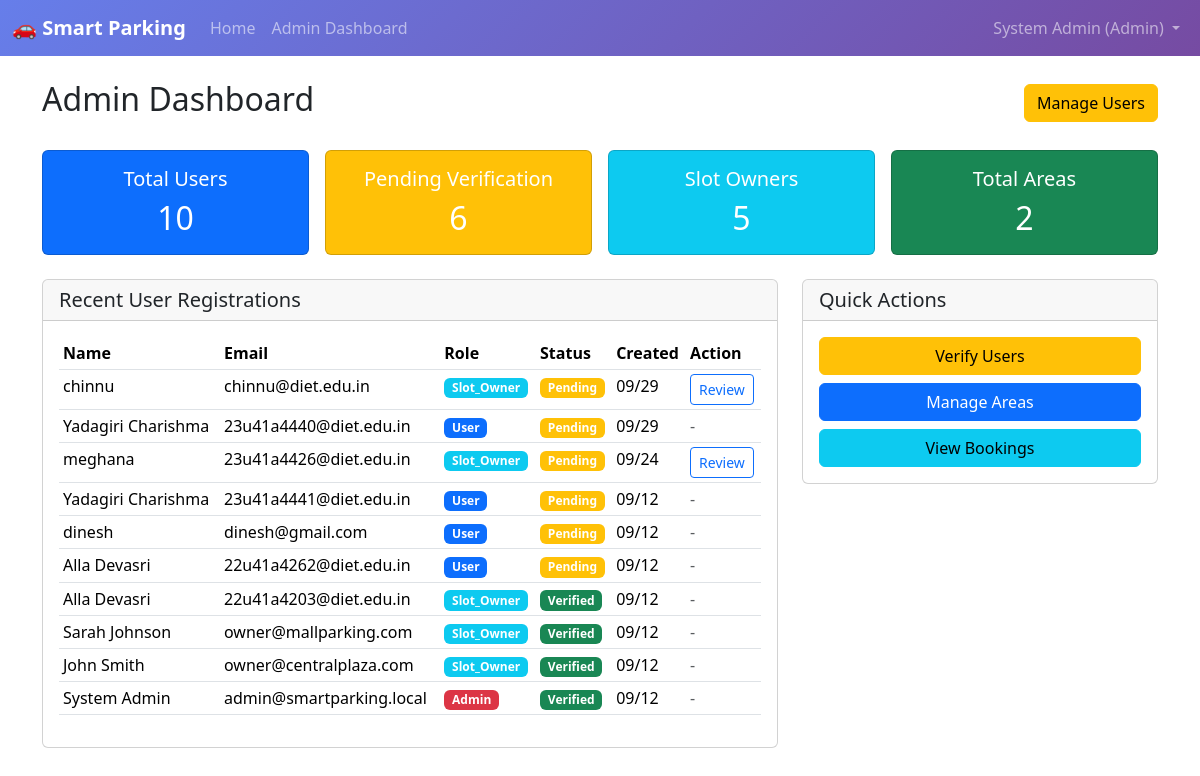
Page /admin/ (signed in) on the committed database.
### app/models.py (models this page shows, shortened)
class TimestampMixin:
    created_at = db.Column(db.DateTime, default=datetime.utcnow, nullable=False)
    updated_at = db.Column(db.DateTime, default=datetime.utcnow, onupdate=datetime.utcnow, nullable=False)

class User(UserMixin, db.Model, TimestampMixin):
    __tablename__ = "users"
    id = db.Column(db.Integer, primary_key=True)
    name = db.Column(db.String(120), nullable=False)
    email = db.Column(db.String(255), unique=True, nullable=False, index=True)
    password_hash = db.Column(db.String(255), nullable=False)
    role = db.Column(db.String(20), default="user", nullable=False)  # 'user', 'slot_owner', 'admin'
    phone = db.Column(db.String(20), nullable=True)
    address = db.Column(db.Text, nullable=True)
    company_name = db.Column(db.String(200), nullable=True)  # For slot owners
    license_number = db.Column(db.String(100), nullable=True)  # For slot owners
    is_verified = db.Column(db.Boolean, default=False, nullable=False)
    profile_image = db.Column(db.String(300), nullable=True)
    bookings = db.relationship("Booking", back_populates="user", cascade="all,delete-orphan")
    owned_areas = db.relationship("ParkingArea", back_populates="owner", cascade="all,delete-orphan")

### app/blueprints/admin.py (the view)
@bp.get("/")
@login_required
def dashboard():
    if getattr(current_user, "role", "user") != "admin":
        flash("Access denied. Admin access required.", "danger")
        return redirect(url_for("parking.index"))
    users = User.query.all()
    areas = ParkingArea.query.all()
    recent_users = User.query.order_by(User.created_at.desc()).limit(10).all()
    return render_template("admin/dashboard.html",
                         users=users,
                         areas=areas,
                         recent_users=recent_users)

### app/blueprints/auth.py (called while the page is built)
@login_manager.user_loader
def load_user(user_id):
    return User.query.get(int(user_id))

### app/templates/admin/dashboard.html (shortened to what this page needs)
{% extends 'base.html' %}
{% block content %}
<div class="d-flex justify-content-between align-items-center mb-4">
  <h2>Admin Dashboard</h2>
  <div>
    <a href="/admin/users" class="btn btn-warning">
       Manage Users
    </a>
  </div>
</div>
<div class="row g-3 mb-4">
  <div class="col-md-3">
    <div class="card bg-primary text-white">
      <div class="card-body text-center">
        <h5 class="card-title">Total Users</h5>
        <h2 class="card-text">{{ users|length }}</h2>
      </div>
    </div>
  </div>
  <div class="col-md-3">
    <div class="card bg-warning text-white">
      <div class="card-body text-center">
        <h5 class="card-title">Pending Verification</h5>
        <h2 class="card-text">{{ users|selectattr('is_verified', 'equalto', false)|list|length }}</h2>
      </div>
    </div>
  </div>
  <div class="col-md-3">
    <div class="card bg-info text-white">
      <div class="card-body text-center">
        <h5 class="card-title">Slot Owners</h5>
        <h2 class="card-text">{{ users|selectattr('role', 'equalto', 'slot_owner')|list|length }}</h2>
      </div>
    </div>
  </div>
  <div class="col-md-3">
    <div class="card bg-success text-white">
      <div class="card-body text-center">
        <h5 class="card-title">Total Areas</h5>
        <h2 class="card-text">{{ areas|length }}</h2>
      </div>
    </div>
  </div>
</div>
<div class="row">
  <div class="col-md-8">
    <div class="card">
      <div class="card-header">
        <h5 class="mb-0">Recent User Registrations</h5>
      </div>
      <div class="card-body">
        <div class="table-responsive">
          <table class="table table-sm">
            <thead>
              <tr>
                <th>Name</th>
                <th>Email</th>
                <th>Role</th>
                <th>Status</th>
                <th>Created</th>
                <th>Action</th>
              </tr>
            </thead>
            <tbody>
              {% for user in recent_users %}
              <tr>
                <td>{{ user.name }}</td>
                <td>{{ user.email }}</td>
                <td>
                  <span class="badge bg-{{ 'primary' if user.role == 'user' else 'info' if user.role == 'slot_owner' else 'danger' }}">
                    {{ user.role.title() }}
                  </span>
                </td>
                <td>
                  {% if user.is_verified %}
                    <span class="badge bg-success">Verified</span>
                  {% else %}
                    <span class="badge bg-warning">Pending</span>
                  {% endif %}
                </td>
                <td>{{ user.created_at.strftime('%m/%d') }}</td>
                <td>
                  {% if not user.is_verified and user.role == 'slot_owner' %}
                    <a href="/admin/users" class="btn btn-sm btn-outline-primary">Review</a>
                  {% else %}
                    <span class="text-muted">-</span>
                  {% endif %}
                </td>
              </tr>
              {% endfor %}
            </tbody>
          </table>
        </div>
      </div>
    </div>
  </div>
  <div class="col-md-4">
    <div class="card">
      <div class="card-header">
        <h5 class="mb-0">Quick Actions</h5>
      </div>
      <div class="card-body">
        <div class="d-grid gap-2">
          <a href="/admin/users" class="btn btn-warning">
             Verify Users
          </a>
          <a href="/admin/areas" class="btn btn-primary">
             Manage Areas
          </a>
          <a href="/admin/bookings" class="btn btn-info">
             View Bookings
          </a>
        </div>
      </div>
    </div>
  </div>
</div>
{% endblock %}

### app/templates/layout_nav.html (shortened to what this page needs)
<nav class="navbar navbar-expand-lg navbar-dark" style="background: linear-gradient(135deg, #667eea 0%, #764ba2 100%); backdrop-filter: blur(10px);">
  <div class="container-fluid">
    <a class="navbar-brand fw-bold" href="/">🚗 Smart Parking</a>
    <div class="collapse navbar-collapse" id="navbarNav">
      <ul class="navbar-nav me-auto mb-2 mb-lg-0">
        <li class="nav-item"><a class="nav-link" href="/">Home</a></li>
        {% if current_user.is_authenticated %}
          {% if current_user.role == 'admin' %}
            <li class="nav-item"><a class="nav-link" href="/admin">Admin Dashboard</a></li>
          {% elif current_user.role == 'slot_owner' %}
            <li class="nav-item"><a class="nav-link" href="/owner">My Areas</a></li>
          {% endif %}
        {% endif %}
      </ul>
      <ul class="navbar-nav">
        {% if current_user.is_authenticated %}
          <li class="nav-item dropdown">
            <a class="nav-link dropdown-toggle" href="#" role="button" data-bs-toggle="dropdown">
              {{ current_user.name }} ({{ current_user.role.title() }})
            </a>
          </li>
        {% else %}
          <li class="nav-item"><a class="nav-link" href="/auth/login">Login</a></li>
          <li class="nav-item"><a class="nav-link btn btn-outline-light ms-2" href="/auth/signup">Sign up</a></li>
        {% endif %}
      </ul>
    </div>
  </div>
</nav>

### rows in the picture
User: name "System Admin", role "Admin", email "admin@smartparking.local", is_verified "Verified", created_at "09/12"
User: name "chinnu", email "chinnu@diet.edu.in", role "Slot_Owner", is_verified "Pending", created_at "09/29"
User: name "Yadagiri Charishma", email "23u41a4440@diet.edu.in", role "User", is_verified "Pending", created_at "09/29"
User: name "meghana", email "23u41a4426@diet.edu.in", role "Slot_Owner", is_verified "Pending", created_at "09/24"
User: name "Yadagiri Charishma", email "23u41a4441@diet.edu.in", role "User", is_verified "Pending", created_at "09/12"
User: name "dinesh", email "dinesh@gmail.com", role "User", is_verified "Pending", created_at "09/12"
User: name "Alla Devasri", email "22u41a4262@diet.edu.in", role "User", is_verified "Pending", created_at "09/12"
User: name "Alla Devasri", email "22u41a4203@diet.edu.in", role "Slot_Owner", is_verified "Verified", created_at "09/12"
User: name "Sarah Johnson", email "owner@mallparking.com", role "Slot_Owner", is_verified "Verified", created_at "09/12"
User: name "John Smith", email "owner@centralplaza.com", role "Slot_Owner", is_verified "Verified", created_at "09/12"

### other values in the picture
{{ users|length }} "10"
{{ users|selectattr('is_verified', 'equalto', false)|list|length }} "6"
{{ users|selectattr('role', 'equalto', 'slot_owner')|list|length }} "5"
{{ areas|length }} "2"
